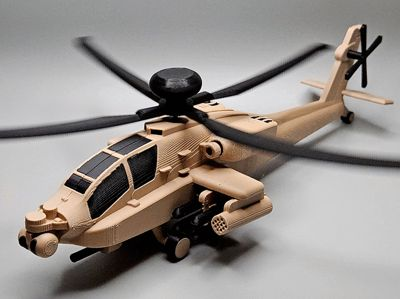
#> input picture assets/AH-64.jpg, 400 x 299 px
$ python -i crop.py   (imports and definitions only)
#> lines starting #> are read from the running program, lines starting #| are printed output that depends on the picture; after the words box and inside, x2 and y2 are one past the last pixel; in counts of white or black regions, pixels touching at a corner belong together
#> further down, picture is the input picture: PIL image 400x299 RGB; mean R, G, B 150.3, 144, 139.6
import os
import sys

try:
    from PIL import Image, ImageChops
except ImportError:
    print("Pillow not found, installing...")
    os.system(f"{sys.executable} -m pip install Pillow")
    from PIL import Image, ImageChops

assets_dir = r"c:\Heronaves STL\assets"

def trim(im):
    # Convert to grayscale
    gray = im.convert("L")
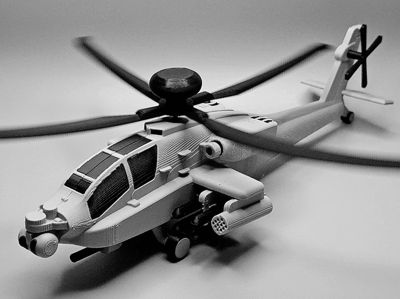
#> gray: PIL image 400x299 L; min 0, max 254, mean 145.3
    # Threshold to ignore dark gray/black (e.g. less than 25/255)
    mask = gray.point(lambda p: p > 25 and 255)
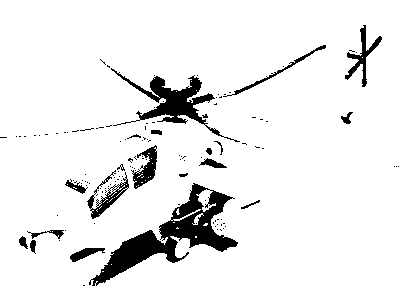
#> mask: PIL image 400x299 L; 92.2% white; 128 black regions (108 under 20 px), largest, box (x1, y1, x2, y2) and area: (89, 183, 238, 286) 4149, (111, 68, 240, 142) 1986, (87, 170, 129, 219) 533
    bbox = mask.getbbox()
#> bbox = (0, 0, 400, 299)
    if bbox:
        # Provide a little padding just in case, but getbbox is usually tight
        return im.crop(bbox)
    return im

count = 0
# [13 lines not run here, left out]

>>> from PIL import Image
>>> picture = Image.open('assets/AH-64.jpg')
>>> result = trim(picture)

$ run again, on assets/Avião A-10.webp
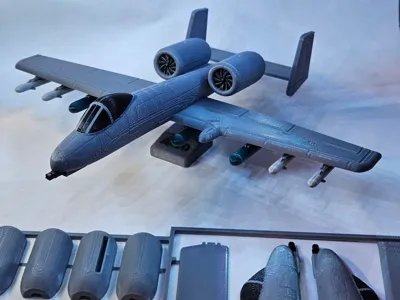
#> input picture assets/Avião A-10.webp, 400 x 300 px
#> picture is the input picture: PIL image 400x300 RGB; mean R, G, B 121.8, 141.7, 171.9
#> in trim, `gray = im.convert("L")`:
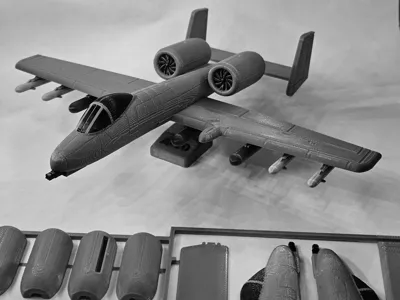
#> gray: PIL image 400x300 L; min 0, max 231, mean 139.2
#> in trim, `mask = gray.point(lambda p: p > 25 and 255)`:
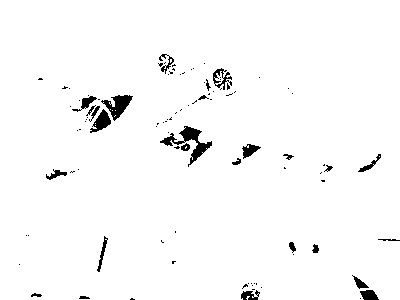
#> mask: PIL image 400x300 L; 97.5% white; 97 black regions (71 under 20 px), largest, box (x1, y1, x2, y2) and area: (160, 126, 212, 167) 555, (101, 95, 133, 121) 371, (90, 109, 111, 133) 243
#> bbox = (0, 0, 400, 300)
